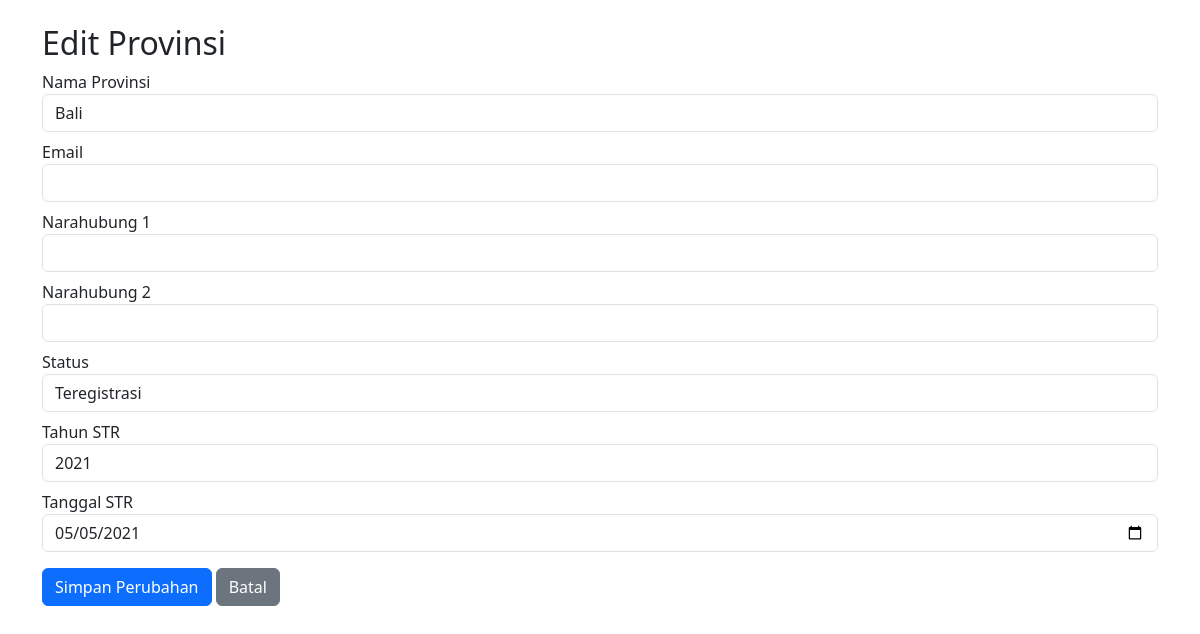
The page /provinsi_edit.php?id=22 on the database its author committed.
### tables this page shows
CREATE TABLE provinsi (
    id INT AUTO_INCREMENT PRIMARY KEY,
    nama VARCHAR(100) NOT NULL UNIQUE,
    email VARCHAR(100),
    narahubung1 VARCHAR(100),
    narahubung2 VARCHAR(100),
    status VARCHAR(100),
    tahunSTR YEAR NULL,
    tanggalSTR DATE NULL
);

### provinsi_edit.php (the view, shortened to what this page needs)
<?php include 'conn.php'; ?>
<?php
$id = $_GET['id'];
$result = $conn->query("SELECT * FROM provinsi WHERE id = $id");
$data = $result->fetch_assoc();
?>
<!DOCTYPE html>
<html>
<head>
    <link href="https://cdn.jsdelivr.net/npm/bootstrap@5.3.0/dist/css/bootstrap.min.css" rel="stylesheet">
</head>
<body>
<div class="container mt-4">
    <h2>Edit Provinsi</h2>
    <form method="POST">
        <div class="mb-2">
            <label>Nama Provinsi</label>
            <input name="nama" type="text" class="form-control" value="<?= htmlspecialchars($data['nama']) ?>" required>
        </div>
        <div class="mb-2">
            <label>Email</label>
            <input name="email" type="email" class="form-control" value="<?= htmlspecialchars($data['email']) ?>">
        </div>
        <div class="mb-2">
            <label>Narahubung 1</label>
            <input name="narahubung1" type="text" class="form-control" value="<?= htmlspecialchars($data['narahubung1']) ?>">
        </div>
        <div class="mb-2">
            <label>Narahubung 2</label>
            <input name="narahubung2" type="text" class="form-control" value="<?= htmlspecialchars($data['narahubung2']) ?>">
        </div>
        <div class="mb-2">
            <label>Status</label>
            <select name="status" class="form-control" required>
                <?php
                $statusOptions = ["Teregistrasi", "Terbentuk", "Proses", "-"];
                foreach ($statusOptions as $s) {
                    $selected = ($data['status'] == $s) ? 'selected' : '';
                    echo "<option value=\"$s\" $selected>$s</option>";
                }
                ?>
            </select>
        </div>
        <div class="mb-2">
            <label>Tahun STR</label>
            <input name="tahunSTR" type="number" class="form-control" value="<?= htmlspecialchars($data['tahunSTR']) ?>">
        </div>
        <div class="mb-3">
            <label>Tanggal STR</label>
            <input name="tanggalSTR" type="date" class="form-control" value="<?= htmlspecialchars($data['tanggalSTR']) ?>">
        </div>
        <button type="submit" class="btn btn-primary">Simpan Perubahan</button>
        <a href="provinsi.php" class="btn btn-secondary">Batal</a>
    </form>
</div>
</body>
</html>

### rows shown on the page
provinsi: nama "Bali", tahunSTR "2021", tanggalSTR "05/05/2021"

### other values the page prints
form field status "Teregistrasi"
